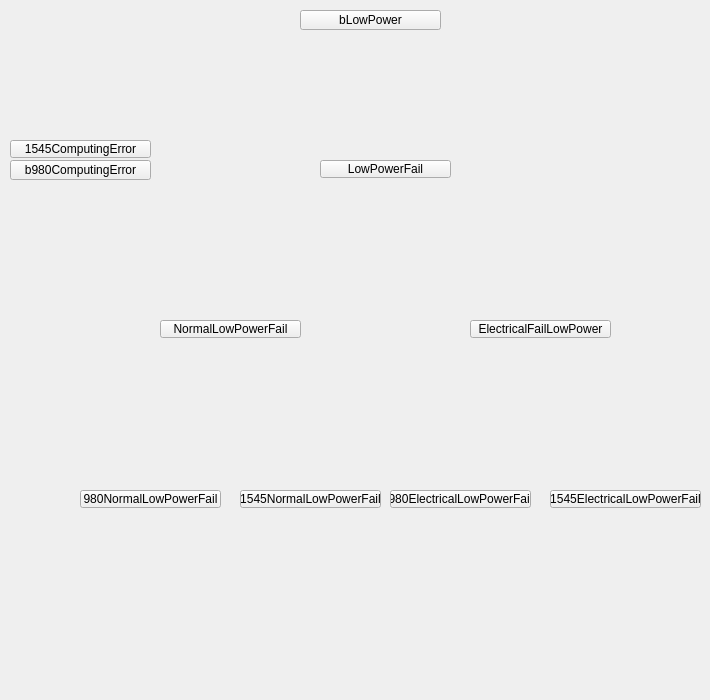
    <widget class="QWidget" name="tab">
     <attribute name="title">
      <string>FTA_No_0_Power</string>
     </attribute>
     <widget class="QLabel" name="dibujo_2">
      <property name="geometry">
       <rect>
        <x>10</x>
        <y>0</y>
        <width>681</width>
        <height>691</height>
       </rect>
      </property>
      <property name="text">
       <string/>
      </property>
      <property name="pixmap">
       <pixmap resource="fta_temp_1.qrc">:/lowPowerFmea.png</pixmap>
      </property>
     </widget>
     <widget class="QPushButton" name="LowPower">
      <property name="geometry">
       <rect>
        <x>300</x>
        <y>10</y>
        <width>141</width>
        <height>20</height>
       </rect>
      </property>
      <property name="text">
       <string>bLowPower</string>
      </property>
     </widget>
     <widget class="QPushButton" name="b980PowerComputingError">
      <property name="geometry">
       <rect>
        <x>10</x>
        <y>160</y>
        <width>141</width>
        <height>20</height>
       </rect>
      </property>
      <property name="text">
       <string>b980ComputingError</string>
      </property>
     </widget>
     <widget class="QPushButton" name="bLowPowerFail">
      <property name="geometry">
       <rect>
        <x>320</x>
        <y>160</y>
        <width>131</width>
        <height>18</height>
       </rect>
      </property>
      <property name="text">
       <string>LowPowerFail</string>
      </property>
     </widget>
     <widget class="QPushButton" name="bNormalLowPowerFail">
      <property name="geometry">
       <rect>
        <x>160</x>
        <y>320</y>
        <width>141</width>
        <height>18</height>
       </rect>
      </property>
      <property name="text">
       <string>NormalLowPowerFail</string>
      </property>
     </widget>
     <widget class="QPushButton" name="bElectricalFailLowPower">
      <property name="geometry">
       <rect>
        <x>470</x>
        <y>320</y>
        <width>141</width>
        <height>18</height>
       </rect>
      </property>
      <property name="text">
       <string>ElectricalFailLowPower</string>
      </property>
     </widget>
     <widget class="QPushButton" name="b980NormalLowPowerFail">
      <property name="geometry">
       <rect>
        <x>80</x>
        <y>490</y>
        <width>141</width>
        <height>18</height>
       </rect>
      </property>
      <property name="text">
       <string>980NormalLowPowerFail</string>
      </property>
     </widget>
     <widget class="QPushButton" name="b1545NormalLowPowerFail">
      <property name="geometry">
       <rect>
        <x>240</x>
        <y>490</y>
        <width>141</width>
        <height>18</height>
       </rect>
      </property>
      <property name="text">
       <string>1545NormalLowPowerFail</string>
      </property>
     </widget>
     <widget class="QPushButton" name="b980ElectricalLowPowerFail">
      <property name="geometry">
       <rect>
        <x>390</x>
        <y>490</y>
        <width>141</width>
        <height>18</height>
       </rect>
      </property>
      <property name="text">
       <string>980ElectricalLowPowerFail</string>
      </property>
     </widget>
     <widget class="QPushButton" name="b1545ElectricalLowPowerFail">
      <property name="geometry">
       <rect>
        <x>550</x>
        <y>490</y>
        <width>151</width>
        <height>18</height>
       </rect>
      </property>
      <property name="text">
       <string>1545ElectricalLowPowerFail</string>
      </property>
     </widget>
     <widget class="QPushButton" name="b1545PowercomputingError">
      <property name="geometry">
       <rect>
        <x>10</x>
        <y>140</y>
        <width>141</width>
        <height>18</height>
       </rect>
      </property>
      <property name="text">
       <string>1545ComputingError</string>
      </property>
     </widget>
    </widget>
